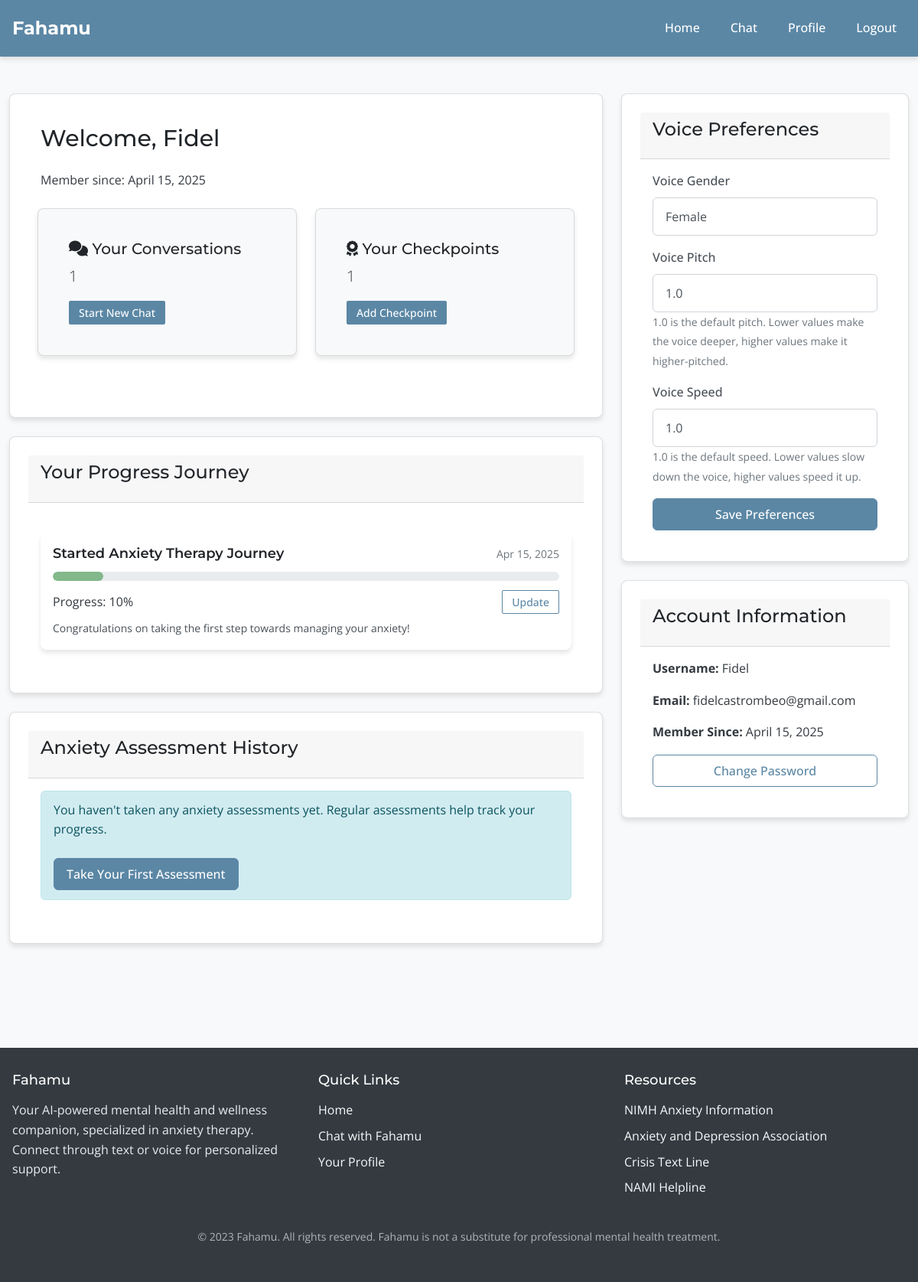
The page /profile (signed in) on the database its author committed.
### models.py (models this page shows)
class User(UserMixin, db.Model):
    id = db.Column(db.Integer, primary_key=True)
    username = db.Column(db.String(64), unique=True, nullable=False)
    email = db.Column(db.String(120), unique=True, nullable=False)
    password_hash = db.Column(db.String(256), nullable=False)
    is_admin = db.Column(db.Boolean, default=False, nullable=False)
    date_joined = db.Column(db.DateTime, default=datetime.utcnow, nullable=False)
    voice_preference = db.Column(db.String(20), default="female", nullable=False)  # male or female
    voice_pitch = db.Column(db.Float, default=1.0, nullable=False)  # 0.5 to 2.0
    voice_speed = db.Column(db.Float, default=1.0, nullable=False)  # 0.5 to 2.0
    chats = db.relationship('Chat', backref='user', lazy=True)
    checkpoints = db.relationship('Checkpoint', backref='user', lazy=True)

class Checkpoint(db.Model):
    id = db.Column(db.Integer, primary_key=True)
    user_id = db.Column(db.Integer, db.ForeignKey('user.id'), nullable=False)
    title = db.Column(db.String(128), nullable=False)
    description = db.Column(db.Text, nullable=True)
    progress = db.Column(db.Integer, default=0, nullable=False)  # 0-100 percentage
    timestamp = db.Column(db.DateTime, default=datetime.utcnow, nullable=False)

### routes.py (the view, shortened to what this page needs)
@app.route('/profile', methods=['GET', 'POST'])
@login_required
def profile():
    voice_form = VoicePreferenceForm()
    assessment_form = AnxietyAssessmentForm()
    checkpoint_form = CheckpointForm()
    voice_form.voice_gender.data = current_user.voice_preference
    voice_form.voice_pitch.data = current_user.voice_pitch
    voice_form.voice_speed.data = current_user.voice_speed
    checkpoints = Checkpoint.query.filter_by(user_id=current_user.id).order_by(Checkpoint.timestamp.desc()).all()
    assessments = AnxietyAssessment.query.filter_by(user_id=current_user.id).order_by(AnxietyAssessment.timestamp.desc()).all()
    return render_template('profile.html', title='Profile',
                          voice_form=voice_form,
                          assessment_form=assessment_form,
                          checkpoint_form=checkpoint_form,
                          checkpoints=checkpoints,
                          assessments=assessments)

### forms.py
class VoicePreferenceForm(FlaskForm):
    voice_gender = SelectField('Voice Gender', choices=[('male', 'Male'), ('female', 'Female')], validators=[DataRequired()])
    voice_pitch = FloatField('Voice Pitch', validators=[DataRequired()], default=1.0)
    voice_speed = FloatField('Voice Speed', validators=[DataRequired()], default=1.0)
    submit = SubmitField('Save Preferences')

### models.py (called while the page is built)
@login_manager.user_loader
def load_user(user_id):
    return User.query.get(int(user_id))

### templates/profile.html (shortened to what this page needs)
{% extends "layout.html" %}
{% block content %}
<div class="row">
    <div class="col-lg-8">
        <div class="card mb-4">
            <div class="card-body">
                <h2>Welcome, {{ current_user.username }}</h2>
                <p>Member since: {{ current_user.date_joined.strftime('%B %d, %Y') }}</p>
                <div class="row mt-4">
                    <div class="col-md-6 mb-3">
                        <div class="card bg-light">
                            <div class="card-body">
                                <h5><i class="fas fa-comments"></i> Your Conversations</h5>
                                <p class="lead">{{ current_user.chats|length }}</p>
                                <a href="{{ url_for('chat') }}" class="btn btn-sm btn-primary">Start New Chat</a>
                            </div>
                        </div>
                    </div>
                    <div class="col-md-6 mb-3">
                        <div class="card bg-light">
                            <div class="card-body">
                                <h5><i class="fas fa-award"></i> Your Checkpoints</h5>
                                <p class="lead">{{ current_user.checkpoints|length }}</p>
                                <button type="button" class="btn btn-sm btn-primary" data-bs-toggle="modal" data-bs-target="#addCheckpointModal">
                                    Add Checkpoint
                                </button>
                            </div>
                        </div>
                    </div>
                </div>
            </div>
        </div>
        <div class="card mb-4">
            <div class="card-header">
                <h3>Your Progress Journey</h3>
            </div>
            <div class="card-body">
                {% if checkpoints %}
                    <div class="progress-container">
                        {% for checkpoint in checkpoints %}
                            <div class="progress-card">
                                <div class="progress-header">
                                    <h4 class="progress-title">{{ checkpoint.title }}</h4>
                                    <span class="progress-date">{{ checkpoint.timestamp.strftime('%b %d, %Y') }}</span>
                                </div>
                                <div class="progress-bar-container">
                                    <div class="progress-bar" style="width: {{ checkpoint.progress }}%;"></div>
                                </div>
                                <div class="d-flex justify-content-between align-items-center">
                                    <span>Progress: {{ checkpoint.progress }}%</span>
                                    <button class="btn btn-sm btn-outline" data-id="{{ checkpoint.id }}"
                                            data-bs-toggle="modal" data-bs-target="#updateCheckpointModal">
                                        Update
                                    </button>
                                </div>
                                {% if checkpoint.description %}
                                    <div class="progress-description mt-2">
                                        {{ checkpoint.description }}
                                    </div>
                                {% endif %}
                            </div>
                        {% endfor %}
                    </div>
                {% endif %}
            </div>
        </div>
        <div class="card mb-4">
            <div class="card-header">
                <h3>Anxiety Assessment History</h3>
            </div>
            <div class="card-body">
                {% if assessments %}
                    <div class="table-responsive">
                        <table class="table">
                            <thead>
                                <tr>
                                    <th>Date</th>
                                    <th>Score</th>
                                    <th>Severity Level</th>
                                </tr>
                            </thead>
                            <tbody>
                                {% for assessment in assessments %}
                                <tr>
                                    <td>{{ assessment.timestamp.strftime('%b %d, %Y') }}</td>
                                    <td>{{ assessment.score }}/21</td>
                                    <td>
                                        <span class="badge {% if assessment.severity == 'Minimal Anxiety' %}bg-success
                                                          {% elif assessment.severity == 'Mild Anxiety' %}bg-info
                                                          {% elif assessment.severity == 'Moderate Anxiety' %}bg-warning
                                                          {% elif assessment.severity == 'Severe Anxiety' %}bg-danger
                                                          {% endif %}">
                                            {{ assessment.severity }}
                                        </span>
                                    </td>
                                </tr>
                                {% endfor %}
                            </tbody>
                        </table>
                    </div>
                    <div class="mt-3">
                        <button class="btn btn-primary" data-bs-toggle="modal" data-bs-target="#assessmentModal">
                            Take New Assessment
                        </button>
                    </div>
                    <div class="mt-3">
                        <h4>Your Anxiety Trend</h4>
                        <canvas id="anxietyChart" width="400" height="200"></canvas>
                    </div>
                {% else %}
                    <div class="alert alert-info">
                        <p>You haven't taken any anxiety assessments yet. Regular assessments help track your progress.</p>
                        <button class="btn btn-primary mt-2" data-bs-toggle="modal" data-bs-target="#assessmentModal">
                            Take Your First Assessment
                        </button>
                    </div>
                {% endif %}
            </div>
        </div>
    </div>
    <div class="col-lg-4">
        <div class="card mb-4">
            <div class="card-header">
                <h3>Voice Preferences</h3>
            </div>
            <div class="card-body">
                <form method="POST" action="{{ url_for('profile') }}">
                    <div class="form-group mb-3">
                        {{ voice_form.voice_gender.label(class="form-label") }}
                        {{ voice_form.voice_gender(class="form-control") }}
                    </div>
                    <div class="form-group mb-3">
                        {{ voice_form.voice_pitch.label(class="form-label") }}
                        {{ voice_form.voice_pitch(class="form-control") }}
                        <small class="form-text text-muted">1.0 is the default pitch. Lower values make the voice deeper, higher values make it higher-pitched.</small>
                    </div>
                    <div class="form-group mb-3">
                        {{ voice_form.voice_speed.label(class="form-label") }}
                        {{ voice_form.voice_speed(class="form-control") }}
                        <small class="form-text text-muted">1.0 is the default speed. Lower values slow down the voice, higher values speed it up.</small>
                    </div>
                    <div class="d-grid">
                        {{ voice_form.submit(class="btn btn-primary") }}
                    </div>
                </form>
            </div>
        </div>
        <div class="card mb-4">
            <div class="card-header">
                <h3>Account Information</h3>
            </div>
            <div class="card-body">
                <div class="mb-3">
                    <strong>Username:</strong> {{ current_user.username }}
                </div>
                <div class="mb-3">
                    <strong>Email:</strong> {{ current_user.email }}
                </div>
                <div class="mb-3">
                    <strong>Member Since:</strong> {{ current_user.date_joined.strftime('%B %d, %Y') }}
                </div>
                <div class="d-grid gap-2">
                    <button class="btn btn-outline" data-bs-toggle="modal" data-bs-target="#changePasswordModal">
                        Change Password
                    </button>
                </div>
            </div>
        </div>
    </div>
</div>
{% endblock %}

### rows shown on the page
User: username "Fidel", date_joined "April 15, 2025", voice_pitch "1.0", voice_speed "1.0", email "fidelcastrombeo@gmail.com"
Checkpoint: title "Started Anxiety Therapy Journey", timestamp "Apr 15, 2025", progress "10", description "Congratulations on taking the first step towards managing your anxiety!"

### other values the page prints
{{ current_user.chats|length }} "1"
{{ current_user.checkpoints|length }} "1"
{{ voice_form.voice_gender.label(class="form-label") }} "Voice Gender"
{{ voice_form.voice_pitch.label(class="form-label") }} "Voice Pitch"
{{ voice_form.voice_speed.label(class="form-label") }} "Voice Speed"
